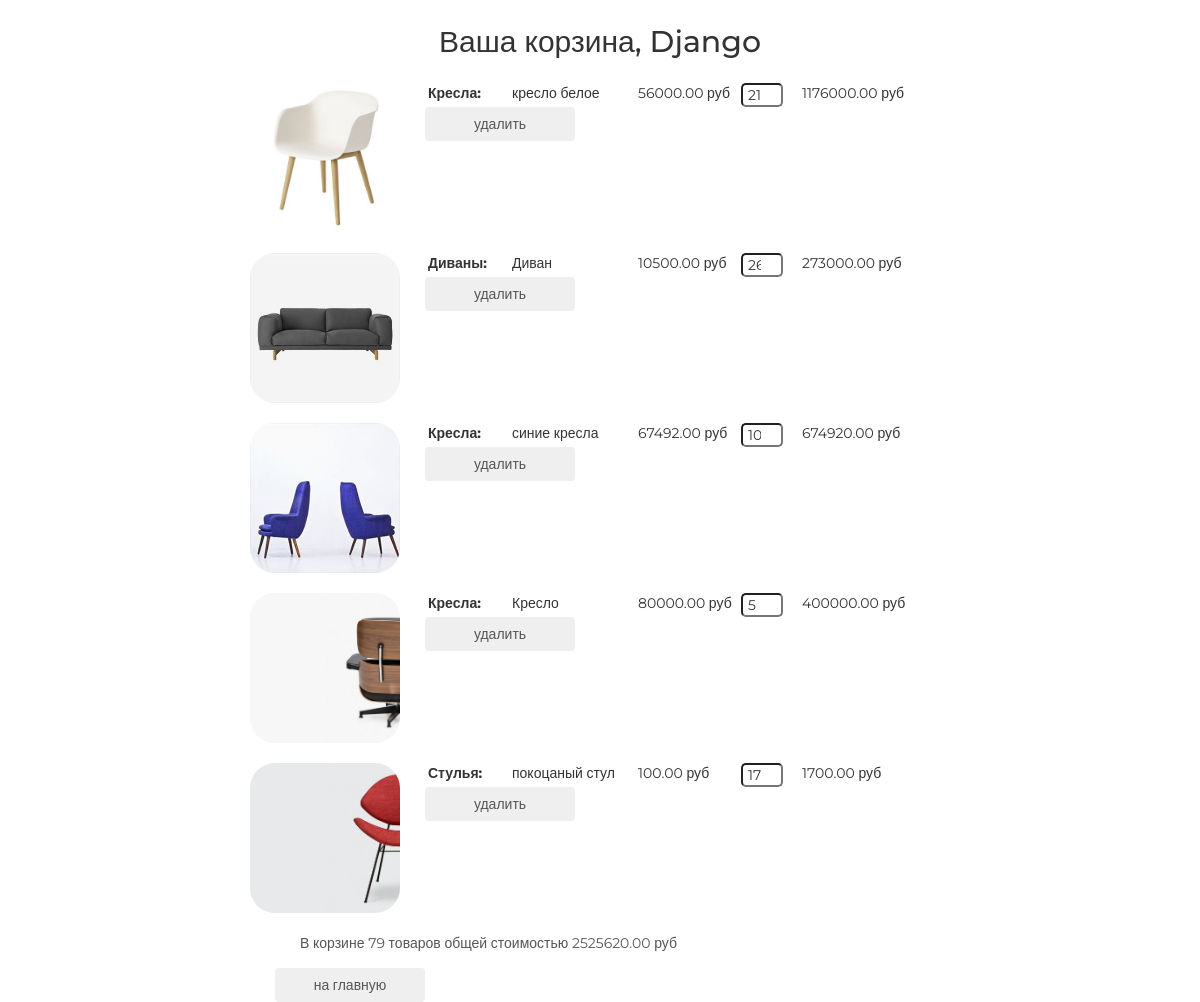
Before: /basket/ (signed in) with the older database file.
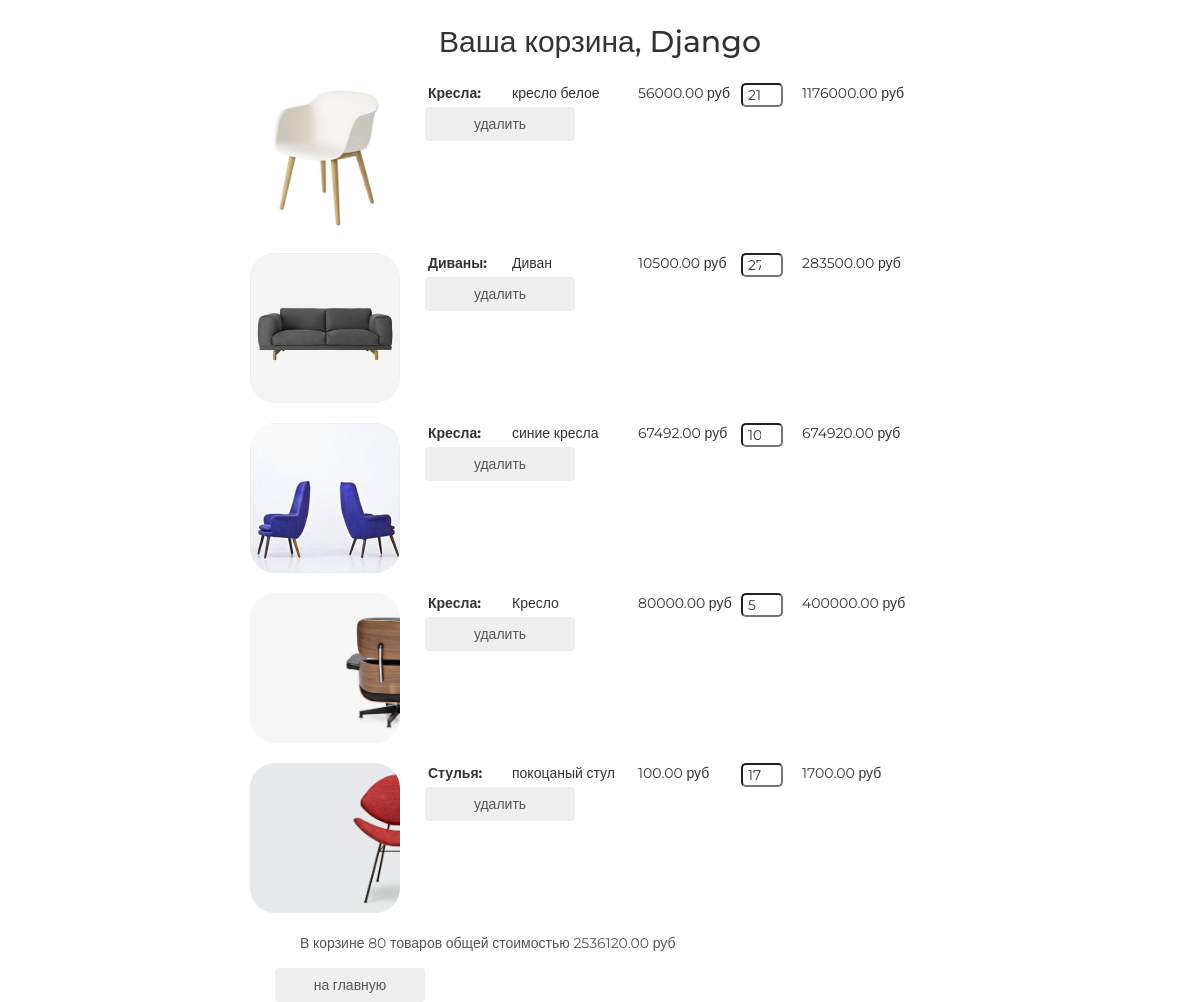
After: the same page with the newer database file.
### basketapp/models.py (models this page shows, shortened)
class Basket(models.Model):
    class Meta:
        verbose_name = "Корзина"
        verbose_name_plural = "Корзины"
        ordering = ("created_at",)
    product = models.ForeignKey(Product, on_delete=models.CASCADE, verbose_name="Товар")
    user = models.ForeignKey(settings.AUTH_USER_MODEL, on_delete=models.CASCADE, verbose_name="Пользователь")
    quantity = models.PositiveSmallIntegerField(default=0, verbose_name="Количество")
    created_at = models.DateTimeField(auto_now_add=True, verbose_name="добавлен")
    @property
    def product_cost(self):
        return self.quantity * self.product.price
    @property
    def total_quantity(self) -> int:
        _items = self.get_baskets
        return sum(list(_items.values_list("quantity", flat=True)))
    @property
    def total_cost(self):
        _items = self.get_baskets
        return sum(list(map(lambda x: x.product_cost, _items)))
    @property
    def get_baskets(self):
        return Basket.objects.filter(user=self.user)

### mainapp/models.py (models this page shows, shortened)
class Product(TimeStampedModel):
    class Meta:
        verbose_name = "Продукт"
        verbose_name_plural = "Продукты"
        ordering = ("name", "pk")
    name = models.CharField(max_length=128, verbose_name="Название продукта")
    description = models.TextField(verbose_name="Описание", blank=True)
    short_desc = models.CharField(verbose_name="Краткое описание", max_length=128)
    image = models.ImageField(upload_to="product", blank=True, null=True, verbose_name="Изображения")
    price = models.DecimalField(max_digits=12, decimal_places=2, verbose_name="Цена")
    quantity = models.PositiveSmallIntegerField(default=0, verbose_name="Количество")
    category = models.ForeignKey(Category, on_delete=models.CASCADE, verbose_name="Категория")
    is_active = models.BooleanField(verbose_name="существует", default=True)

class Category(TimeStampedModel):
    class Meta:
        verbose_name = "Категория"
        verbose_name_plural = "Категории"
        ordering = ("name", "pk")
    name = models.CharField(max_length=64, verbose_name="Название", unique=True)
    description = models.TextField(verbose_name="Описание", blank=True)
    is_active = models.BooleanField(verbose_name="существует", default=True)

### authapp/models.py (models this page shows)
class ShopUser(AbstractUser):
    avatar = models.ImageField(upload_to="users", blank=True, verbose_name="Аватарка")
    age = models.PositiveSmallIntegerField(verbose_name="Возраст", blank=True, null=True)

### basketapp/views.py (the view)
# urls.py: path("", basket_list, name="items"),
@login_required
def basket_list(request):
    context = {
        "basket_items": Basket.objects.filter(user=request.user),
        "title": "Корзина"
    }
    return render(request, "basketapp/list.html", context)

### basketapp/templates/basketapp/list.html (shortened to what this page needs)
{% extends "basketapp/base.html" %}
{% load static %}
{% block content %}
<div class="basket_list">
	{% include "basketapp/includes/inc_basket_list.html" %}
</div>
<button class="btn btn-round">
	<a href="{% url 'app:index' %}">на главную</a>
</button>
{% endblock %}

### basketapp/templates/basketapp/includes/inc_basket_list.html
{% for item in basket_items %}
	<div class="basket_record">
		<img src="/media/{{ item.product.image }}"
		     alt="{{ item.product.short_desc }}">
		<span class="category_name"><b>{{ item.product.category.name }}:</b></span>
		<span class="product_name">{{ item.product.name }}</span>
		<span class="product_price">{{ item.product.price }}&nbspруб</span>
		<input type="number" name="{{ item.pk }}"
		       min="0"
		       style="border-radius:5px; padding:0 5px; margin: 0 5px"
		       value="{{ item.quantity }}">
		<span class="product_cost">{{ item.product_cost }}&nbspруб</span>
		<button class="btn btn-round">
			<a href="{% url 'basket:remove_item' item.pk %}" class="">
				удалить
			</a>
		</button>
	</div>
	{% endfor %}
{% if basket_items %}
	<div class="basket_summary">
		В корзине {{ basket_items.0.total_quantity }} товаров общей стоимостью
		{{ basket_items.0.total_cost }} руб
	</div>
{% endif %}

Changed rows visible on the page:
changed through a linked row, Basket "кресло белое": user "79" → "80"; user+quantity+product "2525620.00" → "2536120.00"
changed Basket "Диваны": quantity "26" → "27"; product_cost "273000.00" → "283500.00"
